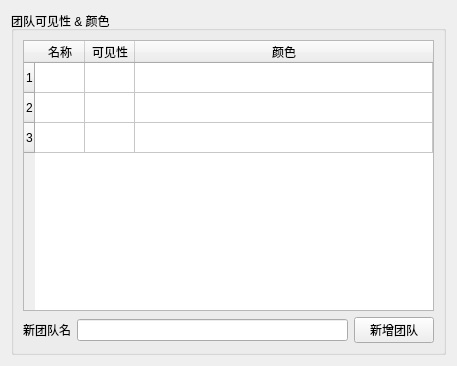
<?xml version="1.0" encoding="UTF-8"?>
<ui version="4.0">
 <class>WkfTeamVisibilityPrefWidget</class>
 <widget class="QWidget" name="WkfTeamVisibilityPrefWidget">
  <property name="geometry">
   <rect>
    <x>0</x>
    <y>0</y>
    <width>457</width>
    <height>366</height>
   </rect>
  </property>
  <property name="windowTitle">
   <string>团队可见性</string>
  </property>
  <layout class="QVBoxLayout" name="verticalLayout_2">
   <item>
    <widget class="QGroupBox" name="teamVisibilityGroupBox">
     <property name="sizePolicy">
      <sizepolicy hsizetype="Preferred" vsizetype="Preferred">
       <horstretch>0</horstretch>
       <verstretch>0</verstretch>
      </sizepolicy>
     </property>
     <property name="title">
      <string>团队可见性 &amp;&amp; 颜色</string>
     </property>
     <layout class="QVBoxLayout" name="verticalLayout">
      <item>
       <widget class="QTableWidget" name="teamTableWidget">
        <property name="sizePolicy">
         <sizepolicy hsizetype="Expanding" vsizetype="Expanding">
          <horstretch>0</horstretch>
          <verstretch>0</verstretch>
         </sizepolicy>
        </property>
        <property name="rowCount">
         <number>3</number>
        </property>
        <property name="columnCount">
         <number>3</number>
        </property>
        <attribute name="horizontalHeaderDefaultSectionSize">
         <number>50</number>
        </attribute>
        <attribute name="horizontalHeaderStretchLastSection">
         <bool>true</bool>
        </attribute>
        <row/>
        <row/>
        <row/>
        <column>
         <property name="text">
          <string>名称</string>
         </property>
        </column>
        <column>
         <property name="text">
          <string>可见性</string>
         </property>
        </column>
        <column>
         <property name="text">
          <string>颜色</string>
         </property>
        </column>
       </widget>
      </item>
      <item>
       <layout class="QHBoxLayout" name="newTeamHorizontalLayout">
        <item>
         <widget class="QLabel" name="label">
          <property name="text">
           <string>新团队名</string>
          </property>
         </widget>
        </item>
        <item>
         <widget class="QLineEdit" name="teamNameLineEdit"/>
        </item>
        <item>
         <widget class="QPushButton" name="addTeamPushButton">
          <property name="text">
           <string>新增团队</string>
          </property>
         </widget>
        </item>
       </layout>
      </item>
     </layout>
    </widget>
   </item>
  </layout>
 </widget>
 <tabstops>
  <tabstop>teamTableWidget</tabstop>
  <tabstop>teamNameLineEdit</tabstop>
  <tabstop>addTeamPushButton</tabstop>
 </tabstops>
 <resources/>
 <connections/>
</ui>
